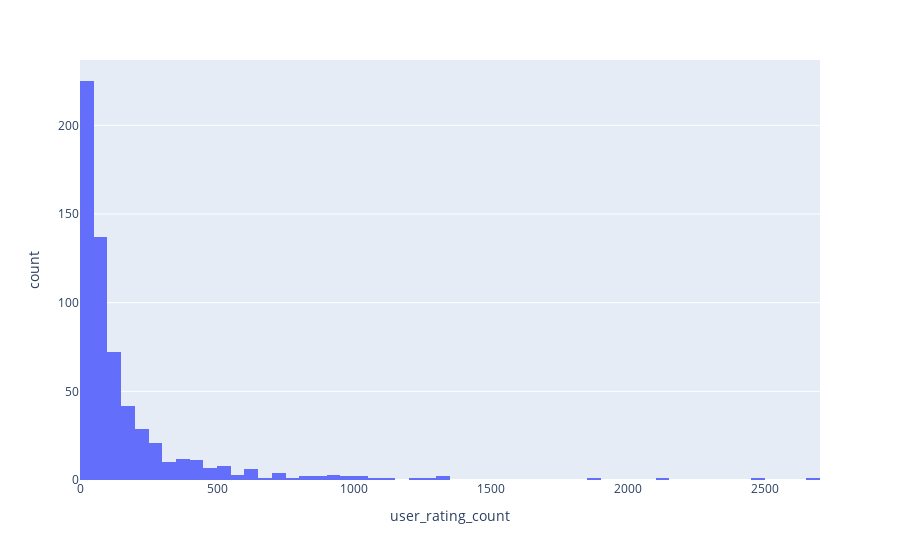

Here is the notebook cell this chart was saved with:
### Code cell
dff_user_count = df.groupby("userId")[['rating']].count().reset_index().rename(columns={'rating':"user_rating_count"}).sort_values(by='user_rating_count', ascending=True)
px.histogram(dff_user_count, x='user_rating_count') # people that make alot of rateing (> 100 rateing) should be included not 1-10 ratings (bias of users [include it in collaborative_filtering])

### Figure 1 — Plotly figure (JSON) as saved in the notebook; plotly's stock layout.template omitted (floating-point values rounded to 4 significant figures; data arrays with more than 128 entries replaced by an {"elided": "..."} marker saying what was removed)
{"data": [{"alignmentgroup": "True", "bingroup": "x", "hovertemplate": "user_rating_count=%{x}<br>count=%{y}<extra></extra>", "legendgroup": "", "marker": {"color": "#636efa", "pattern": {"shape": ""}}, "name": "", "offsetgroup": "", "orientation": "v", "showlegend": false, "type": "histogram", "x": {"elided": "610 int values"}, "xaxis": "x", "yaxis": "y"}], "layout": {"barmode": "relative", "legend": {"tracegroupgap": 0}, "margin": {"t": 60}, "xaxis": {"anchor": "y", "domain": [0, 1], "title": {"text": "user_rating_count"}}, "yaxis": {"anchor": "x", "domain": [0, 1], "title": {"text": "count"}}}}
